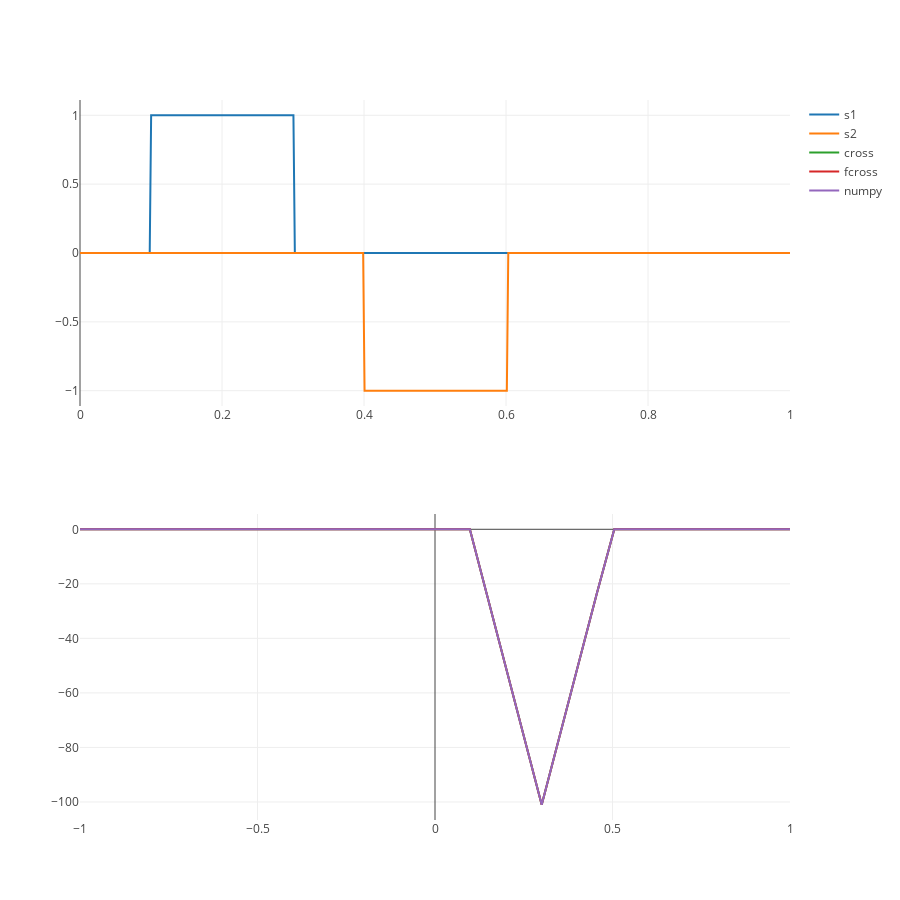

Notebook code cell kept with this figure:
### Code cell
N = 500
T = 1.0 # s

t = np.linspace(0, T, N)
t_ext = np.linspace(-T, T, 2 * N - 1)
s1 = [0 if i < 50 or i > 150 else 1 for i in range(N)]
s2 = [0 if i < 200 or i > 300 else -1 for i in range(N)]

cross = correlate(s1, s2)
fcross = fcorrelate(s1, s2)
npcross = np.correlate(s1, s2, mode='full')[::-1]

print_mse(cross, fcross, 'cross/fcross')
print_mse(cross, npcross, 'cross/npcross')
print_mse(fcross, npcross, 'fcross/npcross')

tr_signal1 = go.Scatter(
    x = t,
    y = s1,
    name='s1'
)

tr_signal2 = go.Scatter(
    x = t,
    y = s2,
    name='s2'
)

tr_conv = go.Scatter(
    x = t_ext,
    y = cross,
    name='cross'
)

tr_fconv = go.Scatter(
    x = t_ext,
    y = fcross.real,
    name='fcross'
)

tr_npconv = go.Scatter(
    x = t_ext,
    y = npcross.real,
    name='numpy'
)

fig = py.tools.make_subplots(rows = 2, cols = 1)

fig['layout'].update(height=900, width=900)

fig.append_trace(tr_signal1, 1, 1)
fig.append_trace(tr_signal2, 1, 1)
fig.append_trace(tr_conv, 2, 1)
fig.append_trace(tr_fconv, 2, 1)
fig.append_trace(tr_npconv, 2, 1)

py.offline.iplot(fig)

### Figure 1 — Plotly figure (JSON) as saved in the notebook; plotly's stock layout.template omitted (floating-point values rounded to 4 significant figures; data arrays with more than 128 entries replaced by an {"elided": "..."} marker saying what was removed)
{"data": [{"name": "s1", "type": "scatter", "x": {"elided": "500 float values"}, "xaxis": "x1", "y": {"elided": "500 int values"}, "yaxis": "y1"}, {"name": "s2", "type": "scatter", "x": {"elided": "500 float values"}, "xaxis": "x1", "y": {"elided": "500 int values"}, "yaxis": "y1"}, {"name": "cross", "type": "scatter", "x": {"elided": "999 float values"}, "xaxis": "x2", "y": {"elided": "999 int values"}, "yaxis": "y2"}, {"name": "fcross", "type": "scatter", "x": {"elided": "999 float values"}, "xaxis": "x2", "y": {"elided": "999 float values"}, "yaxis": "y2"}, {"name": "numpy", "type": "scatter", "x": {"elided": "999 float values"}, "xaxis": "x2", "y": {"elided": "999 int values"}, "yaxis": "y2"}], "layout": {"height": 900, "width": 900, "xaxis1": {"anchor": "y1", "domain": [0, 1]}, "xaxis2": {"anchor": "y2", "domain": [0, 1]}, "yaxis1": {"anchor": "x1", "domain": [0.575, 1]}, "yaxis2": {"anchor": "x2", "domain": [0, 0.425]}}}
